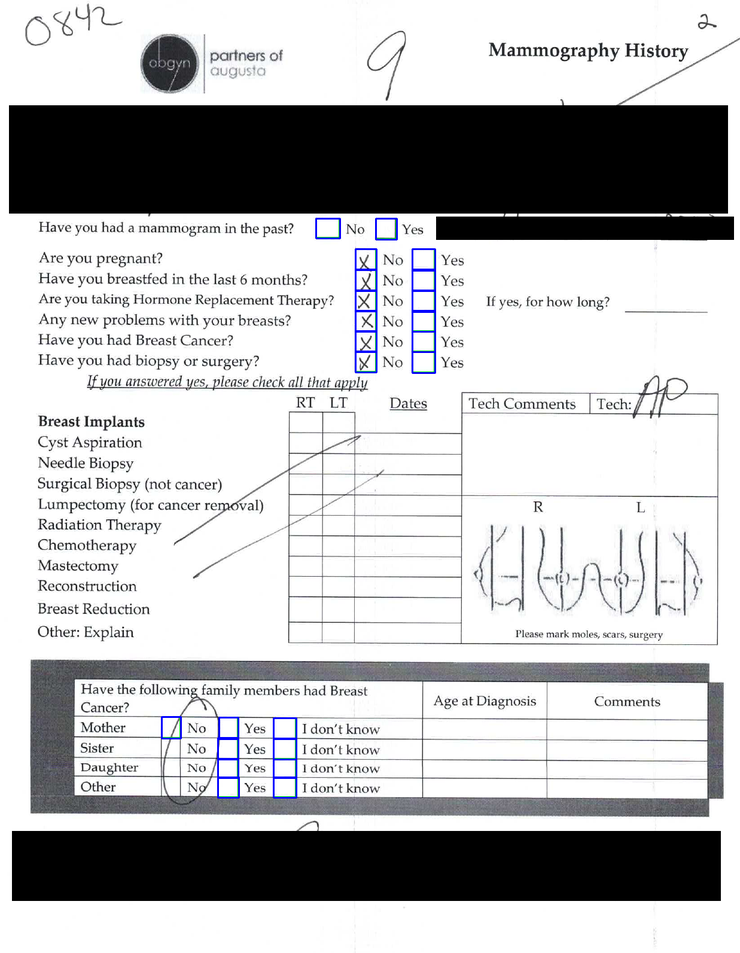
#> input picture example_images/REDACTED_Augusta1.dcm.png, 740 x 953 px, shrunk from 1237 x 1593 before the run
$ python check_finder.py ../example_images/REDACTED_Augusta1.dcm.png ../example_images/REDACTED_Augusta2.dcm.png ../example_images/REDACTED_Augusta2.dcm.png   (older library calls are emulated)
#> lines starting #> are read from the running program, lines starting #| are printed output that depends on the picture; after the words box and inside, x2 and y2 are one past the last pixel; in counts of white or black regions, pixels touching at a corner belong together
import numpy as np
import cv2
import sys
from matplotlib import pyplot as plt


def plt_img(img):
    '''
    Quick visualisation of the checked fields.
    '''
    plt.figure(figsize=(30, 30))
    plt.imshow(img, 'gray')
    plt.show()


def im_threshold(img):
    '''
    Thresholds values of light grey to white. Inverts colours to black page w/ white writing.
    '''
    # Thresholds light greys to white, and inverses the page to black.
    _, thresh = cv2.threshold(img, 200, 255, cv2.THRESH_BINARY_INV)
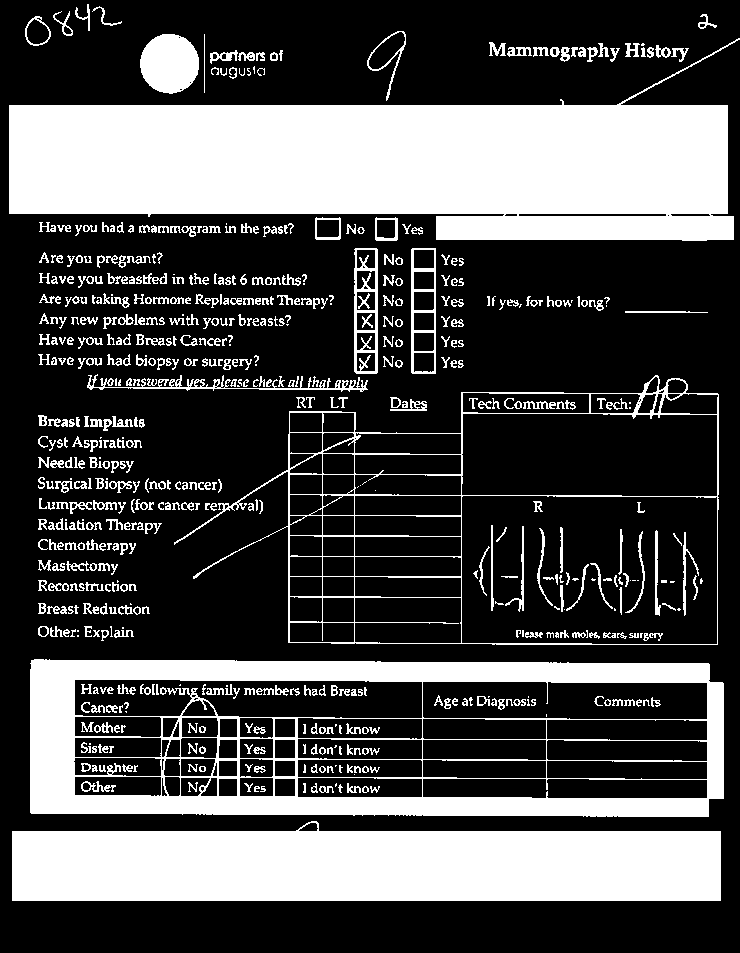
#> thresh: shape (953, 740); 30.3% white; 628 white regions (84 under 20 px)
    # img = cv2.adaptiveThreshold(img,255,cv2.ADAPTIVE_THRESH_GAUSSIAN_C,\
    #         cv2.THRESH_BINARY,11,2)
    return thresh


def check_find(img, threshhold, mark_thresh, check_type):
    '''
    Returns an image labelled with all relevant checks.
    '''

    if cv2.getVersionMajor() in [2, 4]:
        contours, _ = cv2.findContours(
            threshold, cv2.RETR_TREE, cv2.CHAIN_APPROX_SIMPLE)
#> contours = 1085 contours, 605 with area under 20; largest, box (x1, y1, x2, y2) and area: (30, 659, 724, 817) 105475, (174, 375, 719, 645) 102980, (9, 38, 740, 241) 85176, (12, 821, 721, 901) 49008, (461, 495, 718, 645) 37830
    else:
        _, contours, _ = cv2.findContours(
            threshold, cv2.RETR_TREE, cv2.CHAIN_APPROX_SIMPLE)

    font = cv2.FONT_HERSHEY_TRIPLEX
    document_height, document_width = img.shape[0], img.shape[1]
#> document_height = 953; document_width = 740
#> (the run stopped early here; a loop or call above may not have finished)

$ run again, on example_images/REDACTED_Augusta4.png
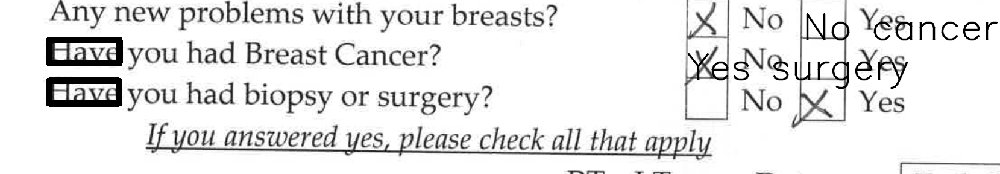
#> input picture example_images/REDACTED_Augusta4.png, 1000 x 174 px, shrunk from 1659 x 288 before the run
#> img is the input picture: shape (174, 1000); min 0, max 255, mean 230.9
#> in im_threshold, `_, thresh = cv2.threshold(img, 200, 255, cv2.THRESH_BINARY_INV)`:
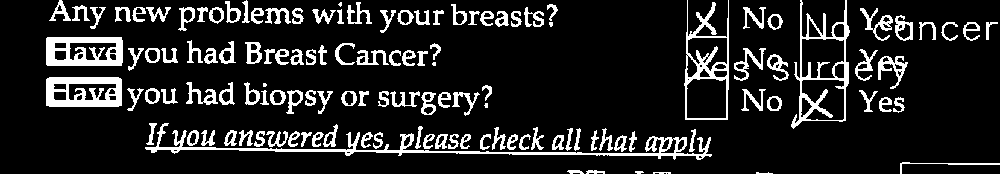
#> thresh: shape (174, 1000); 13.6% white; 129 white regions (5 under 20 px)
#> contours = 224 contours, 27 with area under 20; largest, box (x1, y1, x2, y2) and area: (791, 0, 850, 129) 4466, (684, 0, 729, 120) 3738, (46, 77, 122, 107) 2164, (46, 37, 123, 66) 2122, (145, 123, 712, 160) 2028

$ run again, on example_images/REDACTED_BlankHXL.png
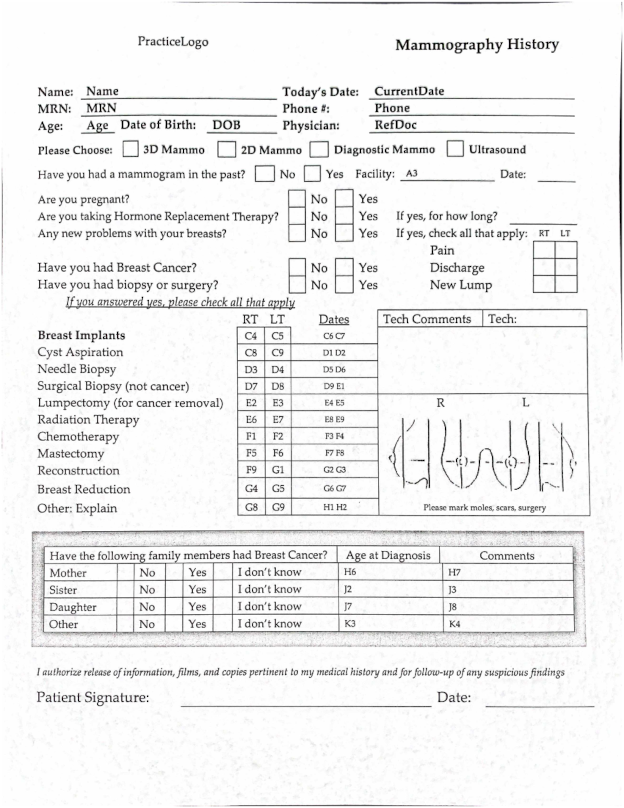
#> input picture example_images/REDACTED_BlankHXL.png, 624 x 808 px
#> in im_threshold, `_, thresh = cv2.threshold(img, 200, 255, cv2.THRESH_BINARY_INV)`:
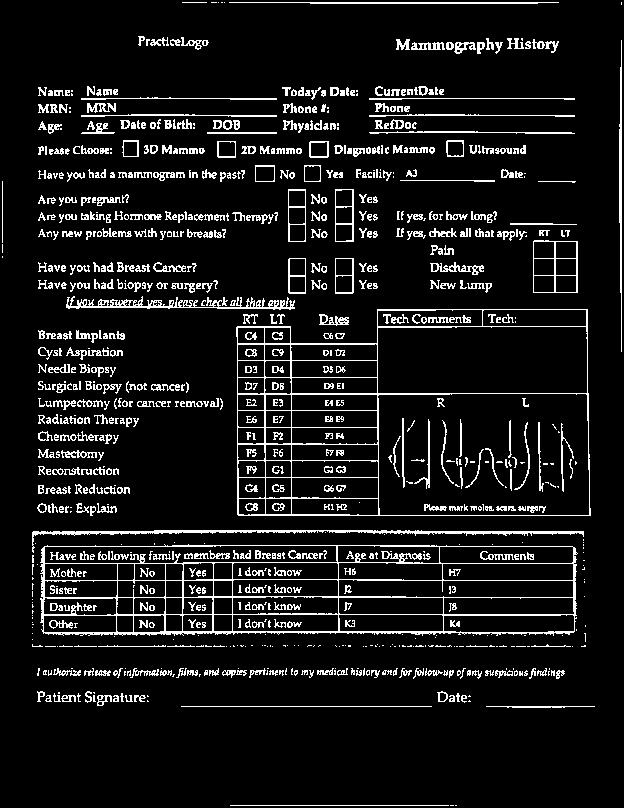
#> thresh: shape (808, 624); 9.3% white in thin lines or dots
#> contours = 1677 contours, 1196 with area under 20; largest, box (x1, y1, x2, y2) and area: (236, 309, 591, 516) 68442, (40, 544, 578, 636) 46602, (377, 393, 590, 516) 25556, (377, 326, 588, 394) 13982, (44, 545, 338, 564) 4868

$ run again, on example_images/REDACTED_ImageLabled.png
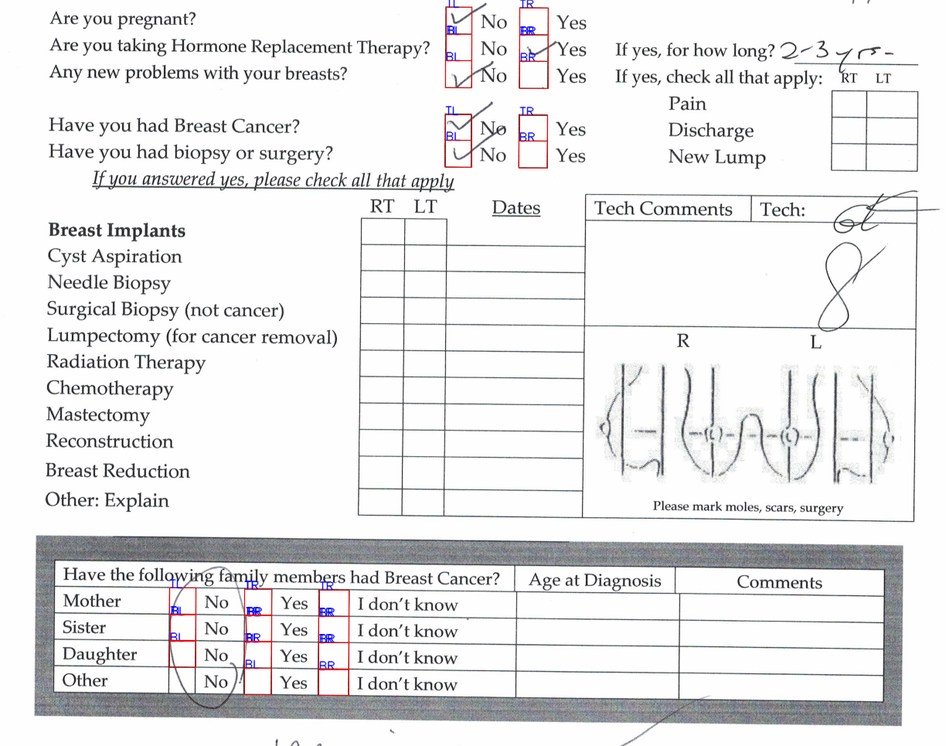
#> input picture example_images/REDACTED_ImageLabled.png, 946 x 746 px, shrunk from 1224 x 965 before the run
#> in im_threshold, `_, thresh = cv2.threshold(img, 200, 255, cv2.THRESH_BINARY_INV)`:
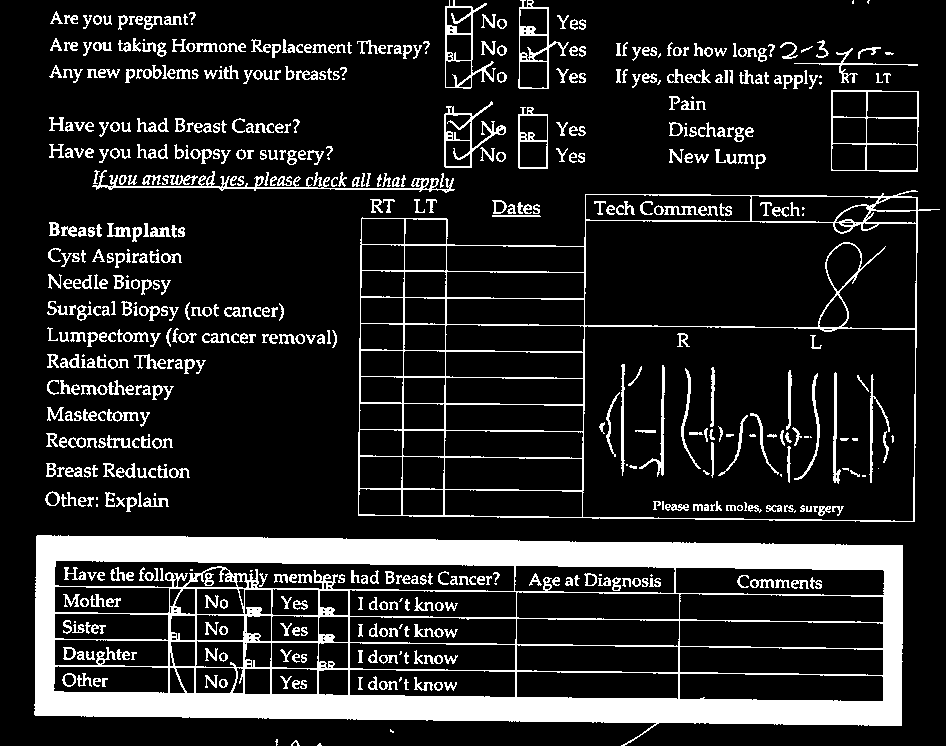
#> thresh: shape (746, 946); 15.1% white; 621 white regions (58 under 20 px)
#> contours = 1082 contours, 394 with area under 20; largest, box (x1, y1, x2, y2) and area: (358, 190, 940, 522) 170786, (34, 535, 903, 746) 155880, (582, 325, 916, 522) 63334, (584, 220, 917, 329) 32500, (54, 560, 515, 592) 10398
